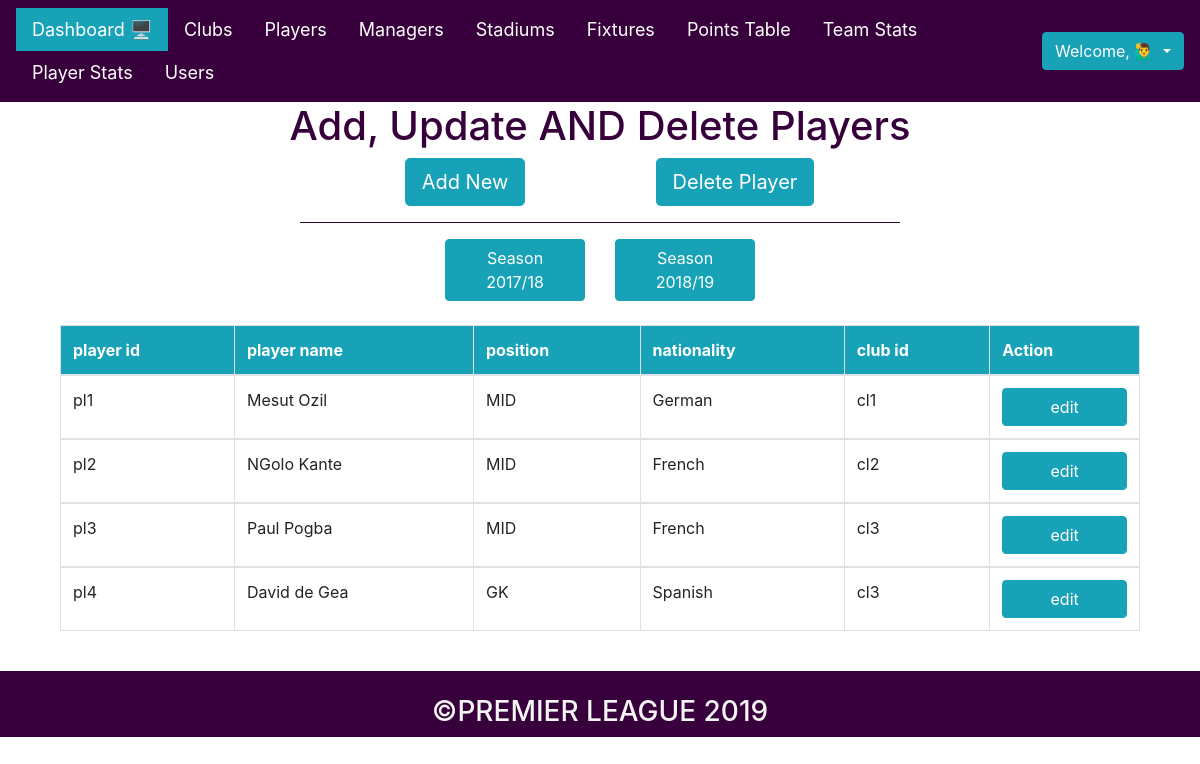
/php_files/admin/admin_players.php, run on an earlier commit of the app's database.
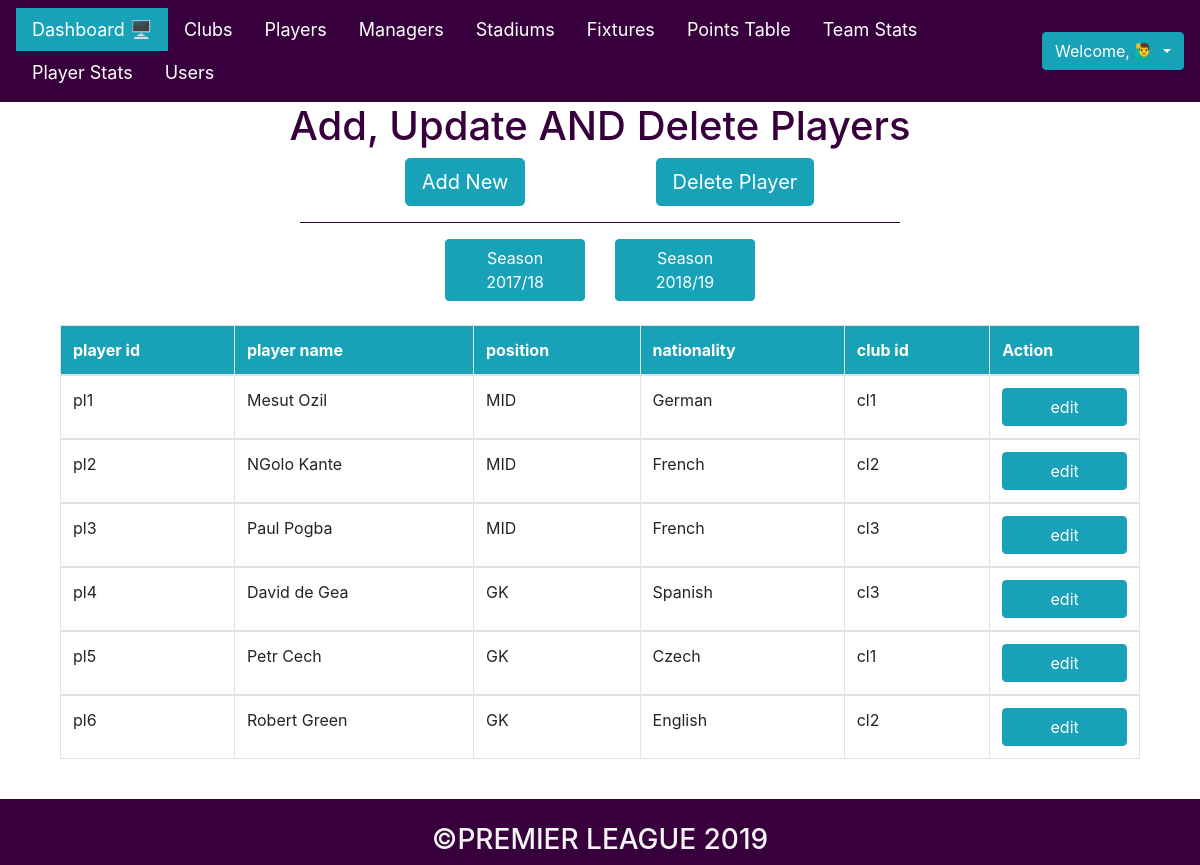
And on a later commit of the database.
### tables this page shows
CREATE TABLE players(
    player_id VARCHAR(4) PRIMARY KEY,
    player_name VARCHAR(30) NOT NULL,
    position VARCHAR(4) NOT NULL,
    nationality VARCHAR(10) NOT NULL,
    club_id VARCHAR(4),
    season_id VARCHAR(4)

);

### php_files/admin/admin_players.php (the view, shortened to what this page needs)
<?php
    include "admin_header.php";
    include "../connect.php";
?>
<html>
<head>
    <link rel="stylesheet" type="text/css" href="../../css/admin_players.css">
</head>
<body>
    <center><h1> Add, Update AND Delete Players</h1></center>
    <center><div class="container">
        <div class="row">
            <div class="col-6"><a href="add_player.php"><button class="btn btn-info btn-lg btn_add">Add New</button></a></div>
            <div class="col-6"><a href="del_player.php"><button class="btn btn-info btn-lg btn_del">Delete Player</button></a></div>
        </div>
    </div></center>
    <hr>
    <center>
    <div class="container">
        <form action="" method="post">
        <div class="row">
            <div class="col-6"><button type="submit" name="s17" class="btn btn-info s_17">Season 2017/18</button></div>
            <div class="col-6"><button type="submit" name="s18" class="btn btn-info s_18">Season 2018/19</button></div>
        </div>
        </form> </center>
    <br>
    <center>
    <div class="container">
        <?php
            if (isset($_POST['s17'])) {
                $season_id = "s17";
            }
            else
            {
                $season_id = "s18";
            }
            $qry = " SELECT * FROM players WHERE season_id='".$season_id."' ";
            $res = $con->query($qry);
            $result = "";
            if($res->num_rows > 0)
            {
                $result .= " <div class = 'container'> ";
                $result .= " <table class='table table-bordered'> ";
                $result .= " <thead class='thead_clubs'> <tr>
                    <th>player id</th>
                    <th>player name</th>
                    <th>position</th>
                    <th>nationality</th>
                    <th>club id</th>
                    <th> Action </th>
                    </tr> </thead> ";
                while($row = $res->fetch_assoc())
                {
                    $result .= " <tbody> <tr>
                        <td> ".$row['player_id']." </td>
                        <td> ".$row['player_name']." </td>
                        <td> ".$row['position']." </td>
                        <td> ".$row['nationality']." </td>
                        <td> ".$row['club_id']." </td>
                        <td> <a href='edit_player.php?edit=".$row['player_id']."'><button class='btn btn-info btn-block'>edit</button></a> </td>
                    </tr> </tbody> ";
                }
                $result .= " </table> </div> ";
            }
            echo $result;
        ?>
    </div>
    </center>
    <br>
</body>
</html>
<?php include "admin_footer.php"; ?>

What changed in the data, as far as the page shows it:
added players: player_id "pl5", player_name "Petr Cech", position "GK", nationality "Czech", club "cl1"
added players: player_id "pl6", player_name "Robert Green", position "GK", nationality "English", club "cl2"
